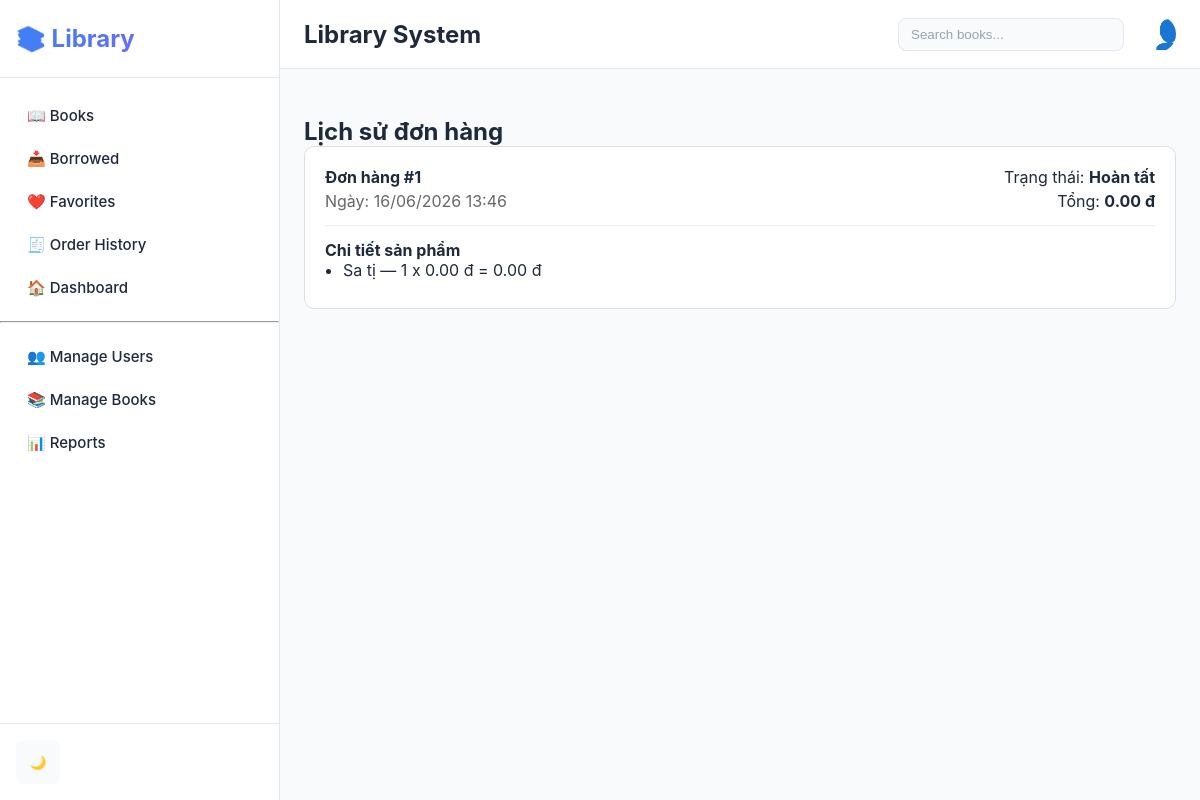
/orders/ (signed in), run on the app's committed database.
### chatbot/models.py (models this page shows, shortened)
class Order(models.Model):
    STATUS_CHOICES = [
        ('pending', 'Chờ xử lý'),
        ('completed', 'Hoàn tất'),
        ('canceled', 'Hủy'),
    ]
    user = models.ForeignKey(User, on_delete=models.CASCADE, related_name='orders')
    created_at = models.DateTimeField(auto_now_add=True)
    status = models.CharField(max_length=20, choices=STATUS_CHOICES, default='pending')
    def get_total(self):
        return sum(item.get_total() for item in self.items.all())

class OrderItem(models.Model):
    order = models.ForeignKey(Order, on_delete=models.CASCADE, related_name='items')
    book = models.ForeignKey(Book, on_delete=models.CASCADE)
    quantity = models.IntegerField(default=1)
    unit_price = models.DecimalField(max_digits=8, decimal_places=2, default=0.00)
    def get_total(self):
        return self.unit_price * self.quantity

class Book(models.Model):
    CATEGORY_CHOICES = [
        ("tech", "Công nghệ"),
        ("fiction", "Văn học"),
        ("selfhelp", "Tự phát triển"),
        ("business", "Kinh doanh"),
    ]
    title = models.CharField(max_length=200)
    author = models.CharField(max_length=100)
    description = models.TextField()
    published_year = models.IntegerField()
    category = models.CharField(
        max_length=20,
        choices=CATEGORY_CHOICES,
        default='tech'
    )
    quantity = models.IntegerField(default=0)
    available = models.IntegerField(default=0)
    price = models.DecimalField(max_digits=8, decimal_places=2, default=0.00)
    image = models.ImageField(upload_to='image/', blank=True, null=True)
    created_at = models.DateTimeField(auto_now_add=True)

### chatbot/views.py (the view)
# urls.py: path("orders/", views.order_history, name='order_history'),
@login_required
def order_history(request):
    orders = Order.objects.filter(user=request.user).prefetch_related('items__book').order_by('-created_at')
    return render(request, 'customer/order_history.html', {'orders': orders})

### templates/customer/order_history.html
{% extends "base.html" %}
{% block content %}
<div style="max-width:960px; margin:24px auto;">
    <h2>Lịch sử đơn hàng</h2>
    {% if orders %}
        {% for order in orders %}
            <div style="background:#fff; padding:20px; border-radius:10px; border:1px solid #e0e0e0; margin-bottom:18px;">
                <div style="display:flex; justify-content:space-between; flex-wrap:wrap; gap:12px; margin-bottom:14px;">
                    <div>
                        <p style="margin:0;"><strong>Đơn hàng #{{ order.id }}</strong></p>
                        <p style="margin:4px 0 0; color:#666;">Ngày: {{ order.created_at|date:'d/m/Y H:i' }}</p>
                    </div>
                    <div style="text-align:right;">
                        <p style="margin:0;">Trạng thái: <strong>{{ order.get_status_display }}</strong></p>
                        <p style="margin:4px 0 0;">Tổng: <strong>{{ order.get_total }} đ</strong></p>
                    </div>
                </div>
                <div style="border-top:1px solid #eee; padding-top:14px;">
                    <h4>Chi tiết sản phẩm</h4>
                    <ul style="margin:0; padding-left:18px;">
                        {% for item in order.items.all %}
                            <li style="margin-bottom:8px;">{{ item.book.title }} — {{ item.quantity }} x {{ item.unit_price }} đ = {{ item.get_total }} đ</li>
                        {% endfor %}
                    </ul>
                </div>
            </div>
        {% endfor %}
    {% else %}
        <p>Bạn chưa có đơn hàng nào.</p>
    {% endif %}
</div>
{% endblock %}

### static/css/styles.css (style rules this page uses)
:root { --primary: #3b82f6; --primary-dark: #1e40af; --secondary: #8b5cf6; --accent: #f97316; --bg-light: #f8fafc; --bg-dark: #1e293b; --card-light: #ffffff; --card-dark: #334155; --text-light: #1e293b; --text-dark: #f1f5f9; --border-light: #e2e8f0; --border-dark: #475569; --shadow: 0 4px 6px rgba(0, 0, 0, 0.1), 0 2px 4px rgba(0, 0, 0, 0.06); --shadow-lg: 0 20px 25px rgba(0, 0, 0, 0.1); }
* { margin: 0; padding: 0; box-sizing: border-box; }
html, body { height: 100%; }
body { font-family: 'Inter', -apple-system, BlinkMacSystemFont, 'Segoe UI', Roboto, sans-serif; background-color: var(--bg-light); color: var(--text-light); transition: all 0.3s ease; }

### data on the page
Order: id "1", created_at "16/06/2026 13:46", status "Hoàn tất", get_total "0.00"
OrderItem: book "Sa tị", quantity "1", unit_price "0.00", get_total "0.00"
